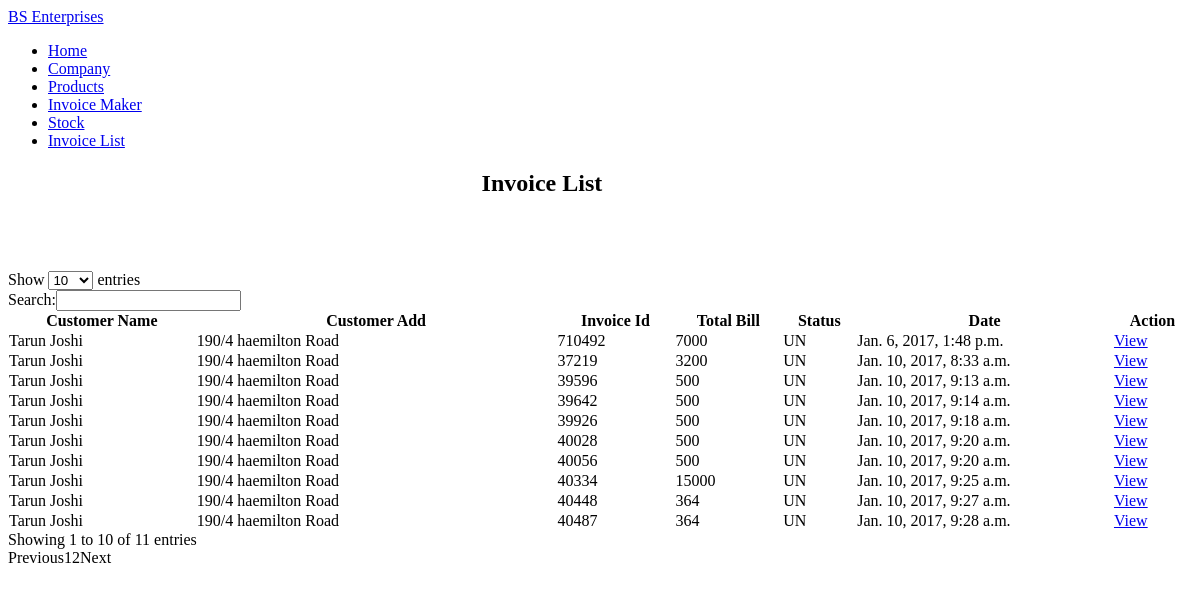
Page /inventory/invoice_list/ on the committed database.
### Inventory/models.py (models this page shows)
class InvoiceDetail(models.Model):
    invoice_num = models.IntegerField(unique=True)
    date = models.DateTimeField()
    price = models.IntegerField(default=0)
    STATUS = (('UN','Unpaid'),('P','Paid'))
    status = models.CharField(max_length=5,choices=STATUS)
    cust_name = models.CharField(max_length=250)
    cust_add = models.CharField(max_length=500)

### Inventory/views.py (the view)
def invoiceList(request):
    order_id = InvoiceDetail.objects.all()
    context = {
        'order': order_id
    }
    return render(request, 'Inventory/invoice_list.html', context)

### Inventory/templates/Inventory/invoice_list.html (shortened to what this page needs)
{% extends "Inventory/base.html" %}
{% block content %}
<h2 style="padding-left:40%;">Invoice List</h2>
    <br />
    <br />
    <br />    <div class="table-responsive">
        <table id="example" class="table table-striped table-bordered" cellspacing="0" width="100%">
            <thead>
            <tr>
                <th>Customer Name</th>
                <th>Customer Add</th>
                <th>Invoice Id</th>
                <th>Total Bill</th>
                <th>Status</th>
                <th>Date</th>
                <th>Action</th>
            </tr>
            </thead>
            <tbody>
            {% for purchase in order %}
                <tr>
                <td>{{ purchase.cust_name }}</td>
                    <td>{{ purchase.cust_add  }}</td>
                    <td>{{ purchase.invoice_num }}</td>
                    <td>{{ purchase.price }}</td>
                    <td>{{ purchase.status }}</td>
                    <td>{{ purchase.date }}</td>
                    <td><a href="{% url "Inventory:orderDetail" purchase.pk %}">View</a></td>
                </tr>
            {% endfor %}
            </tbody>
        </table>
    </div>
{% endblock %}

### Inventory/templates/Inventory/base.html (shortened to what this page needs)
{% load staticfiles %}
<!DOCTYPE html>
<html lang="en">
<head>
    <link rel="stylesheet" type="text/css"
          href="https://cdn.datatables.net/r/bs-3.3.5/jq-2.1.4,dt-1.10.8/datatables.min.css"/>
</head>
<body>
<nav class="navbar navbar-inverse">
    <div class="container-fluid">
        <div class="navbar-header">
            <a class="navbar-brand" href="#">BS Enterprises</a>
        </div>
        <ul class="nav navbar-nav">
            <li id="home"><a href="/inventory/?foo=home">Home</a></li>
            <li id="company"><a href="/inventory/company/?foo=company">Company</a></li>
            <li id="products"><a href="/inventory/products/?foo=products">Products</a></li>
            <li id="invoice"><a href="/inventory/invoice/?foo=invoice">Invoice Maker</a></li>
            <li id="stock"><a href="/inventory/stock/?foo=stock">Stock</a></li>
            <li id="stock"><a href="/inventory/invoice_list/?foo=stock">Invoice List</a></li>
        </ul>
    </div>
</nav>
<div class="container">
    {% block content %}
    {% endblock content %}
</div>
</body>
</html>

### Inventory/templates/Inventory/base.html (style rules this page uses)
.table-responsive { overflow-x: initial; }

### rows in the picture
InvoiceDetail: cust_name "Tarun Joshi", cust_add "190/4 haemilton Road", invoice_num "710492", price "7000", status "UN", date "Jan. 6, 2017, 1:48 p.m."
InvoiceDetail: cust_name "Tarun Joshi", cust_add "190/4 haemilton Road", invoice_num "37219", price "3200", status "UN", date "Jan. 10, 2017, 8:33 a.m."
InvoiceDetail: cust_name "Tarun Joshi", cust_add "190/4 haemilton Road", invoice_num "39596", price "500", status "UN", date "Jan. 10, 2017, 9:13 a.m."
InvoiceDetail: cust_name "Tarun Joshi", cust_add "190/4 haemilton Road", invoice_num "39642", price "500", status "UN", date "Jan. 10, 2017, 9:14 a.m."
InvoiceDetail: cust_name "Tarun Joshi", cust_add "190/4 haemilton Road", invoice_num "39926", price "500", status "UN", date "Jan. 10, 2017, 9:18 a.m."
InvoiceDetail: cust_name "Tarun Joshi", cust_add "190/4 haemilton Road", invoice_num "40028", price "500", status "UN", date "Jan. 10, 2017, 9:20 a.m."
InvoiceDetail: cust_name "Tarun Joshi", cust_add "190/4 haemilton Road", invoice_num "40056", price "500", status "UN", date "Jan. 10, 2017, 9:20 a.m."
InvoiceDetail: cust_name "Tarun Joshi", cust_add "190/4 haemilton Road", invoice_num "40334", price "15000", status "UN", date "Jan. 10, 2017, 9:25 a.m."
InvoiceDetail: cust_name "Tarun Joshi", cust_add "190/4 haemilton Road", invoice_num "40448", price "364", status "UN", date "Jan. 10, 2017, 9:27 a.m."
InvoiceDetail: cust_name "Tarun Joshi", cust_add "190/4 haemilton Road", invoice_num "40487", price "364", status "UN", date "Jan. 10, 2017, 9:28 a.m."
